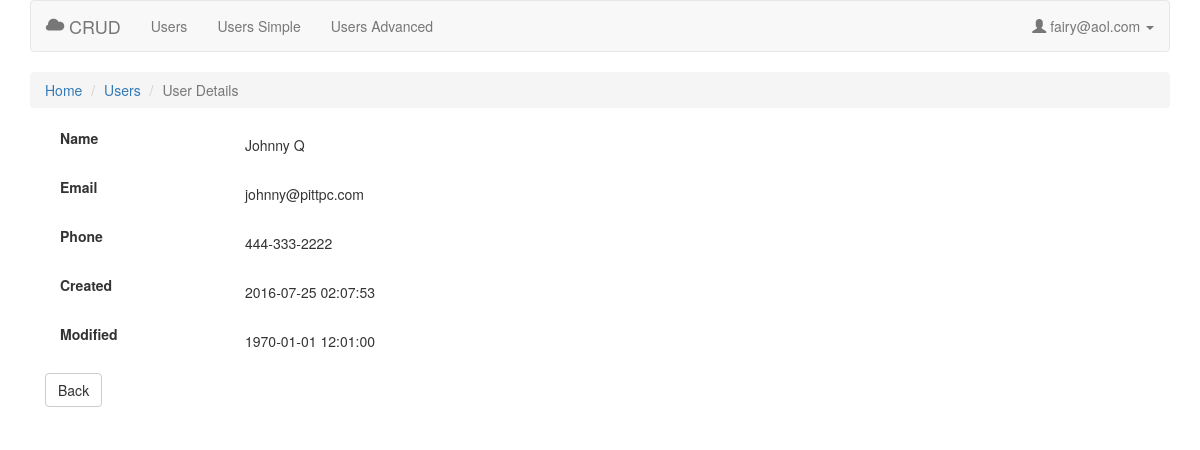
Page /user_details.php?user_id=55 (signed in) on the committed database.
### tables this page shows
CREATE TABLE `users` (
  `user_id` int(10) NOT NULL,
  `email` varchar(100) NOT NULL,
  `password` varchar(100) NOT NULL,
  `first_name` varchar(100) NOT NULL,
  `last_name` varchar(100) NOT NULL,
  `phone` varchar(10) NOT NULL,
  `avatar` varchar(200) NOT NULL,
  `user_created` int(10) NOT NULL,
  `user_modified` int(10) NOT NULL,
  `activation_code` int(10) NOT NULL
);

### config.php (called while the page is built, shortened)
<?php
	$config_date_format = "Y-m-d h:m:s";
	$config_app_name = "CRUD";
?>

### includes/check_login.php (called while the page is built, shortened)
<?php
	$session_user_id = $_SESSION['user_id'];
	$sql = mysqli_query($mysqli,"SELECT * FROM users WHERE user_id = $session_user_id");
	$row = mysqli_fetch_array($sql);
	$session_email = $row['email'];
?>

### user_details.php (the view, shortened to what this page needs)
<?php
	include "config.php";
	include "includes/header.php";
	include "includes/check_login.php";
	include "includes/nav.php";
	if(isset($_GET['user_id'])){
      $user_id = $_GET['user_id'];
      $sql = mysqli_query($mysqli,"SELECT * FROM users WHERE user_id = $user_id");
      $row = mysqli_fetch_array($sql);
      $first_name = $row['first_name'];
      $last_name = $row['last_name'];
      $email = $row['email'];
      $phone = $row['phone'];
      if(strlen($phone)>2){ $phone = substr($row['phone'],0,3)."-".substr($row['phone'],3,3)."-".substr($row['phone'],6,4);}
      $user_created = date($config_date_format,$row['user_created']);
      $user_modified = date($config_date_format,$row['user_modified']);
  }
?>
<ol class="breadcrumb">
	<li><a href="index.php">Home</a></li>
	<li><a href="users.php">Users</a></li>
	<li class="active">User Details</li>
</ol>
<div class="form-group col-sm-12">
  <label class="col-sm-2 control-label">Name</label>
  <div class="col-sm-10">
    <p class="form-control-static"><?php echo "$first_name $last_name"; ?></p>
  </div>
</div>
<div class="form-group col-sm-12">
  <label class="col-sm-2 control-label">Email</label>
  <div class="col-sm-10">
    <p class="form-control-static"><?php echo "$email"; ?></p>
  </div>
</div>
<div class="form-group col-sm-12">
  <label class="col-sm-2 control-label">Phone</label>
  <div class="col-sm-10">
    <p class="form-control-static"><?php echo "$phone"; ?></p>
  </div>
</div>
<div class="form-group col-sm-12">
  <label class="col-sm-2 control-label">Created</label>
  <div class="col-sm-10">
    <p class="form-control-static"><?php echo "$user_created"; ?></p>
  </div>
</div>
<div class="form-group col-sm-12">
  <label class="col-sm-2 control-label">Modified</label>
  <div class="col-sm-10">
    <p class="form-control-static"><?php echo "$user_modified"; ?></p>
  </div>
</div>
<div class="form-group col-sm-12">
  <a class="btn btn btn-default" href="users.php">Back</a>
</div>
<?php include "includes/footer.php"; ?>

### includes/nav.php (shortened to what this page needs)
<nav class="navbar navbar-default">
  <div class="navbar-header">
    <a class="navbar-brand" href="index.php"><span class="glyphicon glyphicon-cloud"></span> <?php echo "$config_app_name"; ?></a>
  </div>
  <div class="collapse navbar-collapse" id="navbar-collapse">
    <ul class="nav navbar-nav">
      <li><a href="users.php">Users</a></li>
      <li><a href="users_simple.php">Users Simple</a></li>
      <li><a href="users_advanced.php">Users Advanced</a></li>
    </ul>
    <ul class="nav navbar-nav navbar-right">
      <li class="dropdown">
        <a href="#" class="dropdown-toggle" data-toggle="dropdown"><i class="glyphicon glyphicon-user"></i> <?php echo "$session_email"; ?> <b class="caret"></b></a>
      </li>
    </ul>
  </div>
</nav>

### rows in the picture
users: email "fairy@aol.com"
users: first_name "Johnny", last_name "Q", email "johnny@pittpc.com", phone "444-333-2222", user_created "2016-07-25 02:07:53", user_modified "1970-01-01 12:01:00"

### other values in the picture
$config_app_name "CRUD"
